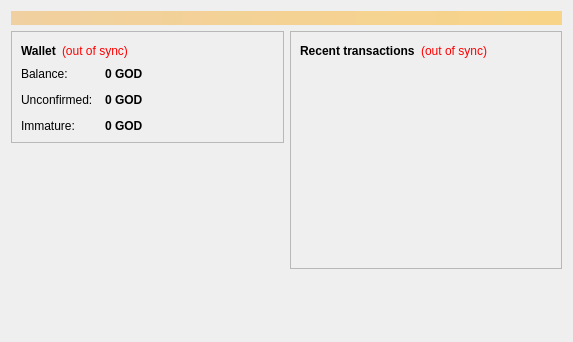
<?xml version="1.0" encoding="UTF-8"?>
<ui version="4.0">
 <class>OverviewPage</class>
 <widget class="QWidget" name="OverviewPage">
  <property name="geometry">
   <rect>
    <x>0</x>
    <y>0</y>
    <width>573</width>
    <height>342</height>
   </rect>
  </property>
  <property name="windowTitle">
   <string>Form</string>
  </property>
  <layout class="QVBoxLayout" name="topLayout">
   <item>
    <widget class="QLabel" name="labelAlerts">
     <property name="visible">
      <bool>false</bool>
     </property>
     <property name="styleSheet">
      <string notr="true">background-color: qlineargradient(x1: 0, y1: 0, x2: 1, y2: 0, stop:0 #F0D0A0, stop:1 #F8D488); color:#000000;</string>
     </property>
     <property name="wordWrap">
      <bool>true</bool>
     </property>
     <property name="margin">
      <number>3</number>
     </property>
    </widget>
   </item>
   <item>
    <layout class="QHBoxLayout" name="horizontalLayout" stretch="1,1">
     <item>
      <layout class="QVBoxLayout" name="verticalLayout_2">
       <item>
        <widget class="QFrame" name="frame">
         <property name="frameShape">
          <enum>QFrame::StyledPanel</enum>
         </property>
         <property name="frameShadow">
          <enum>QFrame::Raised</enum>
         </property>
         <layout class="QVBoxLayout" name="verticalLayout_4">
          <item>
           <layout class="QHBoxLayout" name="horizontalLayout_4">
            <item>
             <widget class="QLabel" name="label_5">
              <property name="font">
               <font>
                <weight>75</weight>
                <bold>true</bold>
               </font>
              </property>
              <property name="text">
               <string>Wallet</string>
              </property>
             </widget>
            </item>
            <item>
             <widget class="QLabel" name="labelWalletStatus">
              <property name="toolTip">
               <string>The displayed information may be out of date. Your wallet automatically synchronizes with the godcoin network after a connection is established, but this process has not completed yet.</string>
              </property>
              <property name="styleSheet">
               <string notr="true">QLabel { color: red; }</string>
              </property>
              <property name="text">
               <string notr="true">(out of sync)</string>
              </property>
              <property name="alignment">
               <set>Qt::AlignLeading|Qt::AlignLeft|Qt::AlignVCenter</set>
              </property>
             </widget>
            </item>
            <item>
             <spacer name="horizontalSpacer_2">
              <property name="orientation">
               <enum>Qt::Horizontal</enum>
              </property>
              <property name="sizeHint" stdset="0">
               <size>
                <width>40</width>
                <height>20</height>
               </size>
              </property>
             </spacer>
            </item>
           </layout>
          </item>
          <item>
           <layout class="QFormLayout" name="formLayout_2">
            <property name="fieldGrowthPolicy">
             <enum>QFormLayout::AllNonFixedFieldsGrow</enum>
            </property>
            <property name="horizontalSpacing">
             <number>12</number>
            </property>
            <property name="verticalSpacing">
             <number>12</number>
            </property>
            <item row="0" column="0">
             <widget class="QLabel" name="label">
              <property name="text">
               <string>Balance:</string>
              </property>
             </widget>
            </item>
            <item row="0" column="1">
             <widget class="QLabel" name="labelBalance">
              <property name="font">
               <font>
                <weight>75</weight>
                <bold>true</bold>
               </font>
              </property>
              <property name="cursor">
               <cursorShape>IBeamCursor</cursorShape>
              </property>
              <property name="toolTip">
               <string>Your current balance</string>
              </property>
              <property name="text">
               <string notr="true">0 GOD</string>
              </property>
              <property name="textInteractionFlags">
               <set>Qt::LinksAccessibleByMouse|Qt::TextSelectableByKeyboard|Qt::TextSelectableByMouse</set>
              </property>
             </widget>
            </item>
            <item row="1" column="0">
             <widget class="QLabel" name="label_3">
              <property name="text">
               <string>Unconfirmed:</string>
              </property>
             </widget>
            </item>
            <item row="1" column="1">
             <widget class="QLabel" name="labelUnconfirmed">
              <property name="font">
               <font>
                <weight>75</weight>
                <bold>true</bold>
               </font>
              </property>
              <property name="cursor">
               <cursorShape>IBeamCursor</cursorShape>
              </property>
              <property name="toolTip">
               <string>Total of transactions that have yet to be confirmed, and do not yet count toward the current balance</string>
              </property>
              <property name="text">
               <string notr="true">0 GOD</string>
              </property>
              <property name="textInteractionFlags">
               <set>Qt::LinksAccessibleByMouse|Qt::TextSelectableByKeyboard|Qt::TextSelectableByMouse</set>
              </property>
             </widget>
            </item>
            <item row="2" column="0">
             <widget class="QLabel" name="labelImmatureText">
              <property name="text">
               <string>Immature:</string>
              </property>
             </widget>
            </item>
            <item row="2" column="1">
             <widget class="QLabel" name="labelImmature">
              <property name="font">
               <font>
                <weight>75</weight>
                <bold>true</bold>
               </font>
              </property>
              <property name="toolTip">
               <string>Mined balance that has not yet matured</string>
              </property>
              <property name="text">
               <string notr="true">0 GOD</string>
              </property>
              <property name="textInteractionFlags">
               <set>Qt::LinksAccessibleByMouse|Qt::TextSelectableByKeyboard|Qt::TextSelectableByMouse</set>
              </property>
             </widget>
            </item>
           </layout>
          </item>
         </layout>
        </widget>
       </item>
       <item>
        <spacer name="verticalSpacer">
         <property name="orientation">
          <enum>Qt::Vertical</enum>
         </property>
         <property name="sizeHint" stdset="0">
          <size>
           <width>20</width>
           <height>40</height>
          </size>
         </property>
        </spacer>
       </item>
      </layout>
     </item>
     <item>
      <layout class="QVBoxLayout" name="verticalLayout_3">
       <item>
        <widget class="QFrame" name="frame_2">
         <property name="frameShape">
          <enum>QFrame::StyledPanel</enum>
         </property>
         <property name="frameShadow">
          <enum>QFrame::Raised</enum>
         </property>
         <layout class="QVBoxLayout" name="verticalLayout">
          <item>
           <layout class="QHBoxLayout" name="horizontalLayout_2">
            <item>
             <widget class="QLabel" name="label_4">
              <property name="text">
               <string>&lt;b&gt;Recent transactions&lt;/b&gt;</string>
              </property>
             </widget>
            </item>
            <item>
             <widget class="QLabel" name="labelTransactionsStatus">
              <property name="toolTip">
               <string>The displayed information may be out of date. Your wallet automatically synchronizes with the godcoin network after a connection is established, but this process has not completed yet.</string>
              </property>
              <property name="styleSheet">
               <string notr="true">QLabel { color: red; }</string>
              </property>
              <property name="text">
               <string notr="true">(out of sync)</string>
              </property>
              <property name="alignment">
               <set>Qt::AlignRight|Qt::AlignTrailing|Qt::AlignVCenter</set>
              </property>
             </widget>
            </item>
            <item>
             <spacer name="horizontalSpacer">
              <property name="orientation">
               <enum>Qt::Horizontal</enum>
              </property>
              <property name="sizeHint" stdset="0">
               <size>
                <width>40</width>
                <height>20</height>
               </size>
              </property>
             </spacer>
            </item>
           </layout>
          </item>
          <item>
           <widget class="QListView" name="listTransactions">
            <property name="styleSheet">
             <string notr="true">QListView { background: transparent; }</string>
            </property>
            <property name="frameShape">
             <enum>QFrame::NoFrame</enum>
            </property>
            <property name="verticalScrollBarPolicy">
             <enum>Qt::ScrollBarAlwaysOff</enum>
            </property>
            <property name="horizontalScrollBarPolicy">
             <enum>Qt::ScrollBarAlwaysOff</enum>
            </property>
            <property name="selectionMode">
             <enum>QAbstractItemView::NoSelection</enum>
            </property>
           </widget>
          </item>
         </layout>
        </widget>
       </item>
       <item>
        <spacer name="verticalSpacer_2">
         <property name="orientation">
          <enum>Qt::Vertical</enum>
         </property>
         <property name="sizeHint" stdset="0">
          <size>
           <width>20</width>
           <height>40</height>
          </size>
         </property>
        </spacer>
       </item>
      </layout>
     </item>
    </layout>
   </item>
  </layout>
 </widget>
 <resources/>
 <connections/>
</ui>
